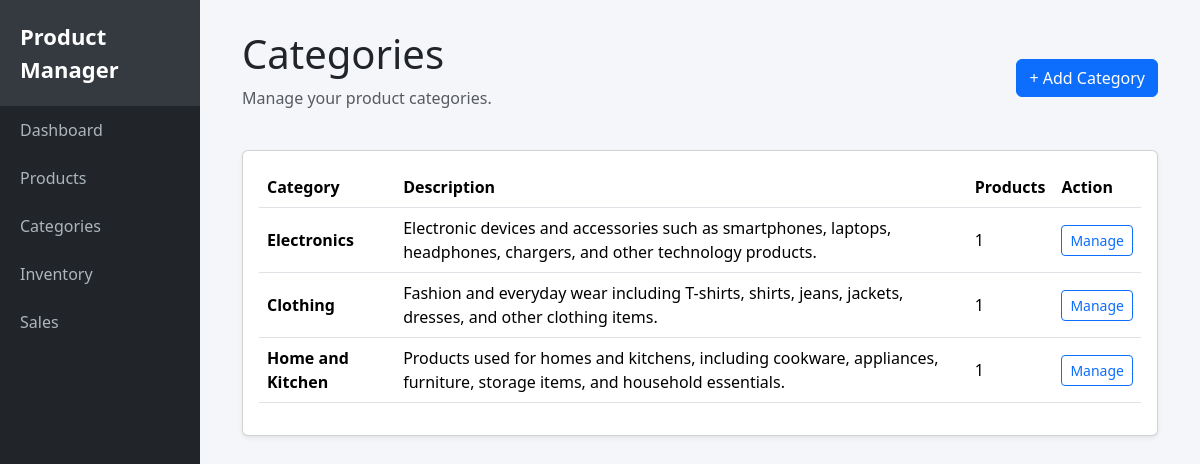
Page /categories/ on the committed database.
### products/models.py (models this page shows, shortened)
class Category(models.Model):
    name = models.CharField(max_length=100)
    description = models.TextField(blank=True)

### products/views.py (the view)
# urls.py: path('categories/', category_list, name='category_list'),
def category_list(request):
    categories = Category.objects.all()
    context = {
        'categories': categories,
    }
    return render(request, 'categories.html', context)

### product_management/templates/categories.html (shortened to what this page needs)
{% extends 'base.html' %}
{% block content %}
<div class="d-flex justify-content-between align-items-center mb-4">
    <div>
        <h1>Categories</h1>
        <p class="text-muted">
            Manage your product categories.
        </p>
    </div>
    <a href="/admin/products/category/add/" class="btn btn-primary">
        + Add Category
    </a>
</div>
<div class="card shadow-sm">
    <div class="card-body">
        <div class="table-responsive">
            <table class="table table-hover align-middle">
                <thead>
                    <tr>
                        <th>Category</th>
                        <th>Description</th>
                        <th>Products</th>
                        <th>Action</th>
                    </tr>
                </thead>
                <tbody>
                    {% for category in categories %}
                    <tr>
                        <td>
                            <strong>{{ category.name }}</strong>
                        </td>
                        <td>
                            {{ category.description|default:"No description" }}
                        </td>
                        <td>
                            {{ category.products.count }}
                        </td>
                        <td>
                            <a
                                href="/admin/products/category/{{ category.id }}/change/"
                                class="btn btn-sm btn-outline-primary"
                            >
                                Manage
                            </a>
                        </td>
                    </tr>
                    {% empty %}
                    <tr>
                        <td colspan="4" class="text-center text-muted">
                            No categories found.
                        </td>
                    </tr>
                    {% endfor %}
                </tbody>
            </table>
        </div>
    </div>
</div>
{% endblock %}

### product_management/templates/base.html (style rules this page uses)
body { background-color: #f5f6fa; }

### rows in the picture
Category: name "Electronics", description "Electronic devices and accessories such as smartphones, laptops, headphones, chargers, and other technology products.", products.count "1"
Category: name "Clothing", description "Fashion and everyday wear including T-shirts, shirts, jeans, jackets, dresses, and other clothing items.", products.count "1"
Category: name "Home and Kitchen", description "Products used for homes and kitchens, including cookware, appliances, furniture, storage items, and household essentials.", products.count "1"
